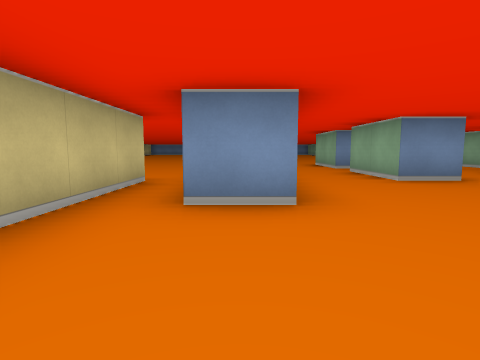
view 1 (above)

22 first-person views from a walk through a cub3D level. The camera is about half as high as the walls, tilts 6° down and sees 80° across. The floor is counted in squares. Each view is taken from the middle of a square. On the plan, view 1 faces up. The plan holds only what a view shows up to about 9 squares ahead; the rest is blank.

view 2
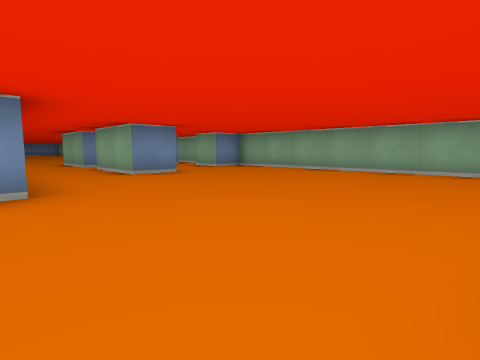

view 3
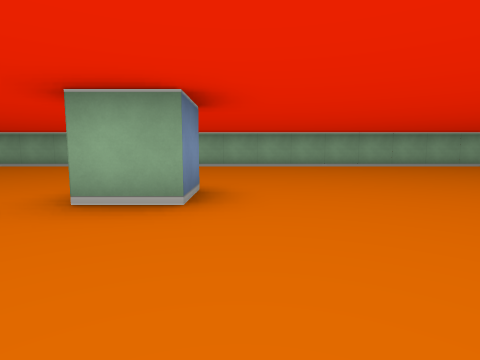

view 4
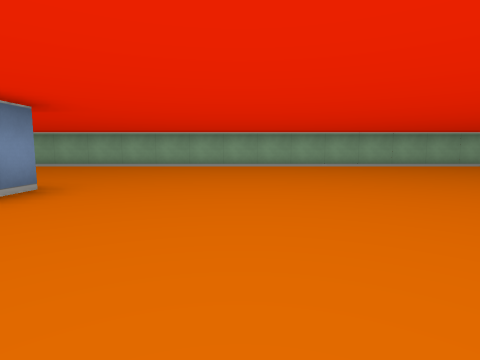

view 5
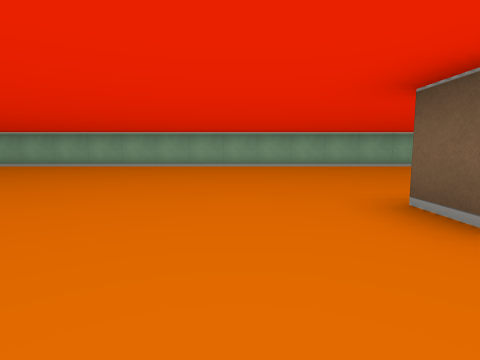

view 6
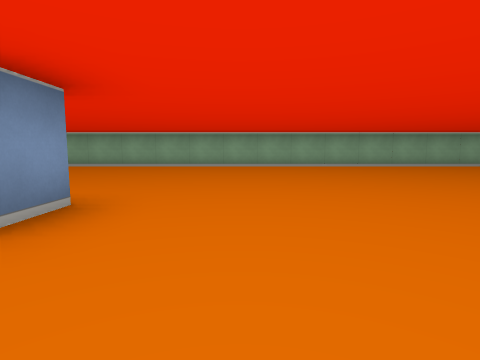

view 7
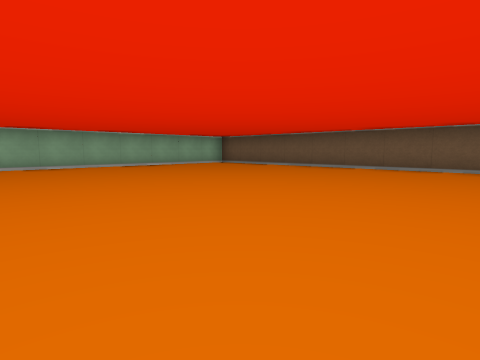

view 8
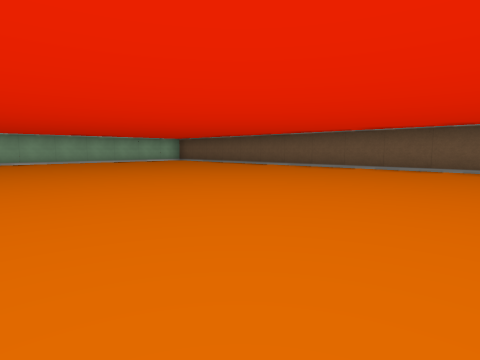

view 9
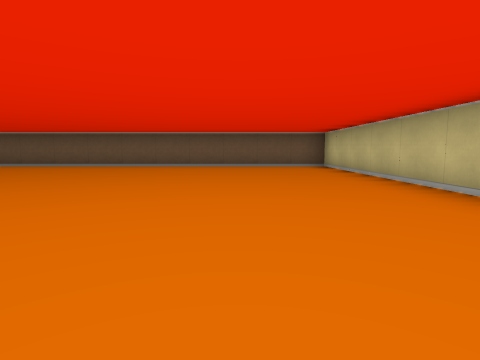

view 10
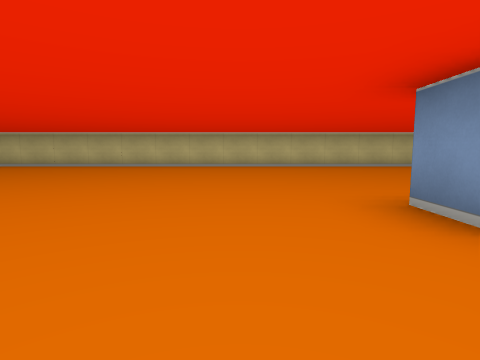

view 11
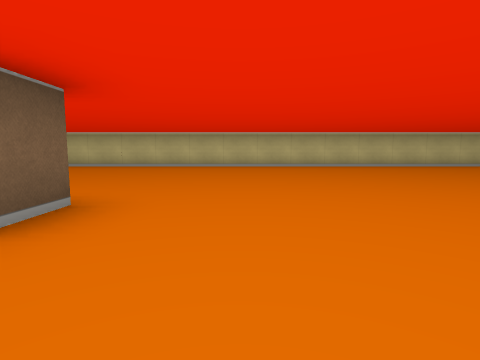

view 12
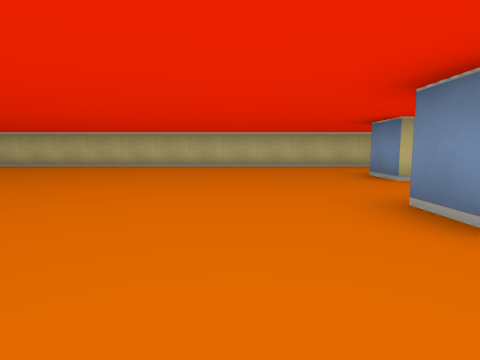

view 13
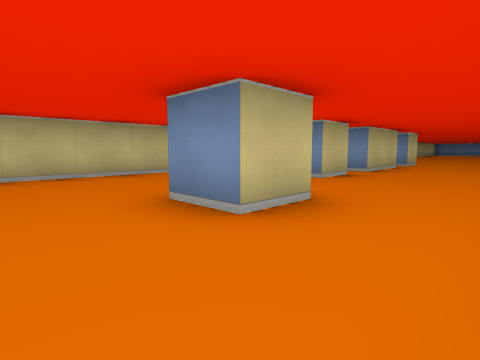

view 14
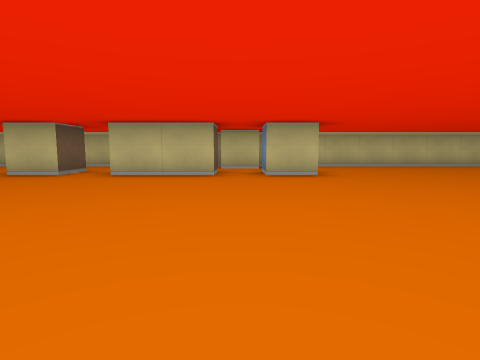

view 15
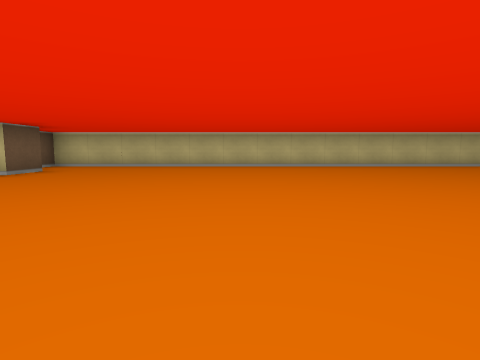

view 16
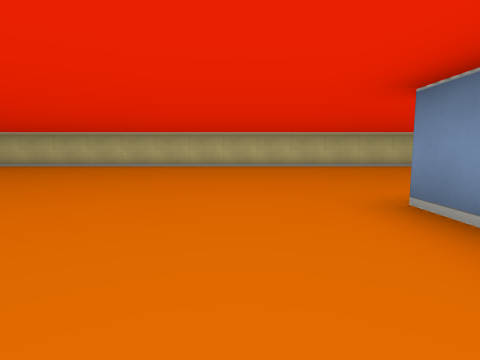

view 17
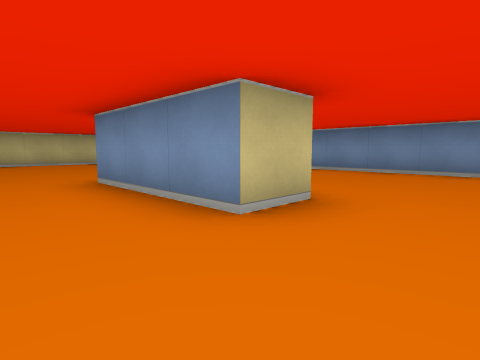

view 18
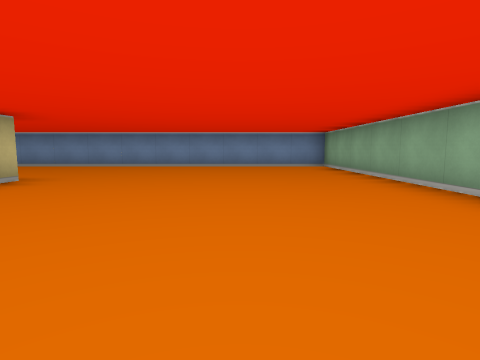

view 19
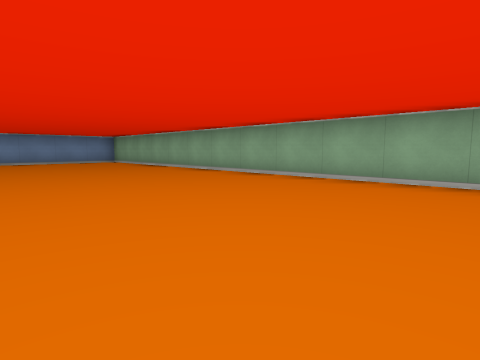

view 20
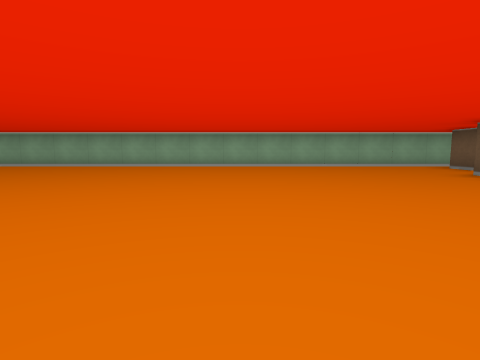

view 21
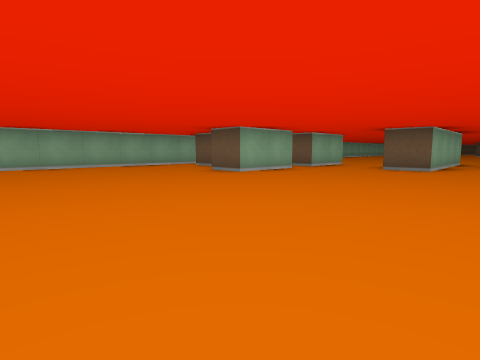

view 22
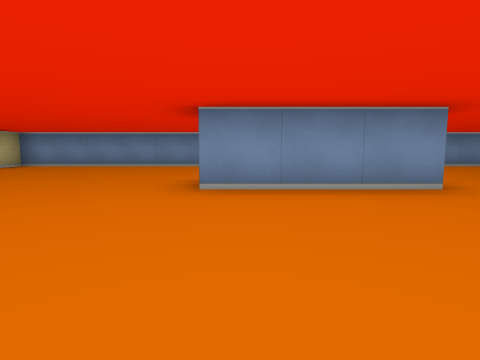

### Floor plan
Ten units are one square. View 1 is at (0, 0); x grows to the right and y downward. Boxes are objects, and circles mark ways between rooms. Rooms are numbered by the first view taken in them; rooms with no view inside come last. Other rooms are left out.
<svg viewBox="-90 -280 160 510">
<path fill="none" stroke="#000" d="M-2 115 5 115M-25 115 -18 115M-18 125 -25 125M5 125 -2 125M15 25 5 25 5 15M-18 5 -25 5M-45 -16 -45 -5 -55 -5M6 -25 -5 -25M-55 -45 -55 -35M65 211 65 -55 55 -55M36 -45 25 -45M-85 -42 -85 225 34 225M5 -236 5 -225 -25 -225M-65 -95 -55 -95 -55 -85 -65 -85M46 -85 55 -85M30 -75 25 -75 25 -95 35 -95M-75 -86 -75 -75M-64 -75 -55 -75 -55 -55 -60 -55M65 -78 65 -275 -85 -275 -85 -85 -79 -85M-15 -45 -15 -18M25 -45 25 -65 32 -65M55 -55 55 -64M-65 -45 -55 -45M-5 -25 -5 -65 5 -65"/>
<circle cx="-10" cy="-35" r="3" fill="#2a7"/>
<circle cx="-45" cy="-50" r="3" fill="#2a7"/>
<circle cx="15" cy="-55" r="3" fill="#2a7"/>
<circle cx="45" cy="-60" r="3" fill="#2a7"/>
<text x="-10" y="90">1</text>
<text x="-10" y="-160">2</text>
</svg>
Room 1 opens to room 2.

Where each view was taken, in squares from view 1:
view 1: 0 up, 0 right, facing up
view 2: 1 down, 0 right, facing up-right
view 3: 3 down, 2 left, facing right
view 4: 5 down, 2 left, facing right
view 5: 10 down, 2 left, facing right
view 6: 14 down, 2 left, facing right
view 7: 15 down, 2 left, facing down-right
view 8: 15 down, 5 left, facing down-right
view 9: 14 down, 6 left, facing down
view 10: 14 down, 0 right, facing left
view 11: 10 down, 0 right, facing left
view 12: 2 down, 0 right, facing left
view 13: 1 down, 3 left, facing up-left
view 14: 8 up, 0 right, facing left
view 15: 14 up, 0 right, facing left
view 16: 21 up, 0 right, facing left
view 17: 21 up, 2 right, facing up-left
view 18: 19 up, 4 right, facing up
view 19: 16 up, 2 right, facing up-right
view 20: 14 up, 2 left, facing right
view 21: 14 up, 2 left, facing down-right
view 22: 19 up, 2 left, facing up
